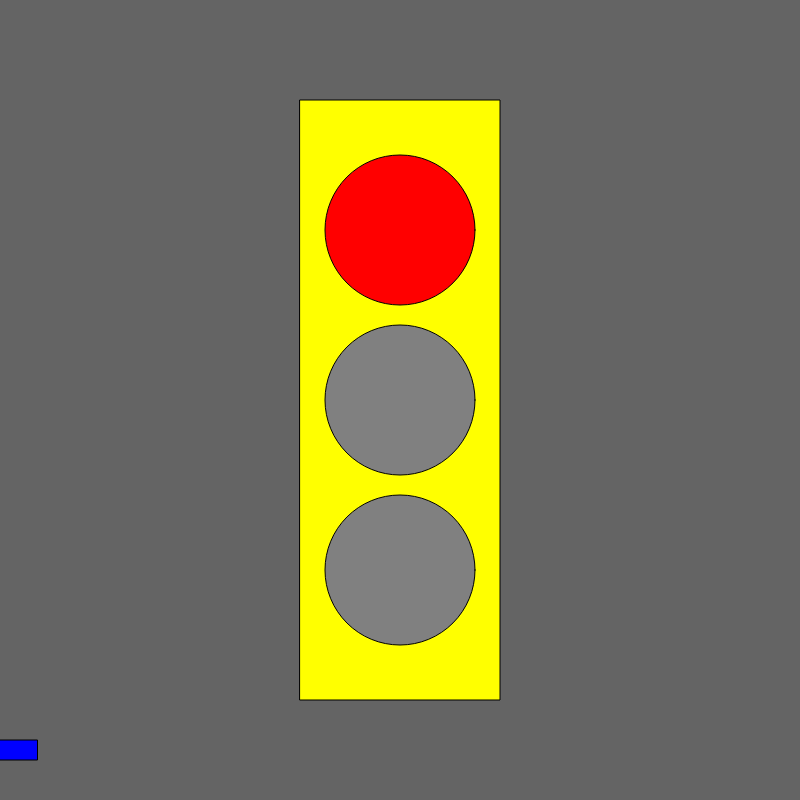
Frame 1 (no input)
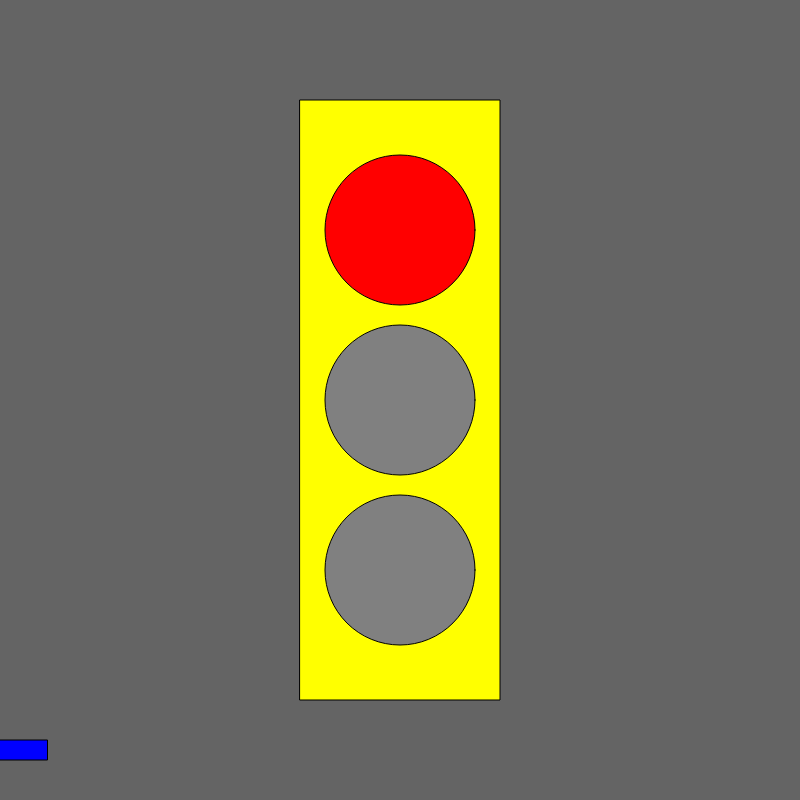
Frame 60 (no input)
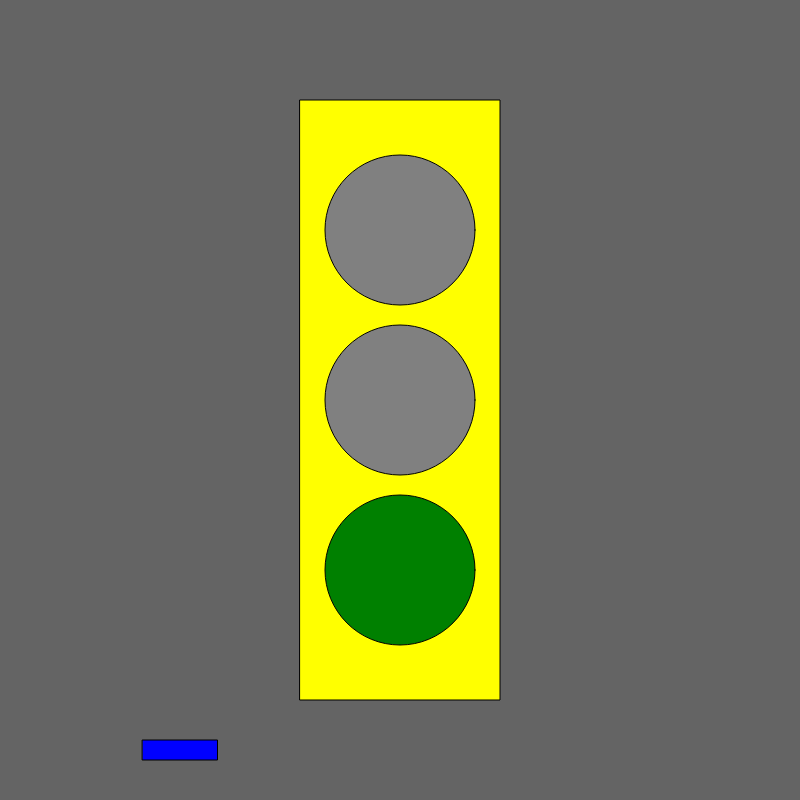
Frame 120 (the mouse pressed at the canvas centre since frame 60)

The p5.js sketch that drew these frames (run headless with seeded random() and noise() and a simulated clock; from frame 60 on, the mouse is pressed at the canvas centre):

// p5.js sketch
// ── sketch.js
let state = 0;
let timer = 0;
let x = 0;
let velocity = 10;

function setup() {
  createCanvas(800, 800);
  ellipseMode(CENTER);
  rectMode(CENTER);

}

function draw() {
  background(100);
  fill('yellow');
  rect(width/2, height/2, 200, 600);

  //car code
fill('blue');
rect(x, 750, 75, 20);
x = x + velocity;
if (x>width){
  x = 0;
}

switch(state) {

  case 0:
  fill('red');
  ellipse(width/2,height/2-170, 150, 150);
  fill('grey');
  ellipse(width/2,height/2, 150, 150);
  ellipse(width/2,height/2+170, 150, 150);
  velocity = 0;
  break;

  case 1:
  fill('grey');
  ellipse(width/2,height/2-170, 150, 150);
  ellipse(width/2,height/2, 150, 150);
  fill('green');
  ellipse(width/2,height/2+170, 150, 150);
  velocity = 10;
  break;

  case 2:
  fill('grey');
  ellipse(width/2,height/2-170, 150, 150);
  fill('yellow');
  ellipse(width/2,height/2, 150, 150);
  fill('grey');
  ellipse(width/2,height/2+170, 150, 150);
  velocity = 5;
  break;
}

timer = timer + 1;
if (timer > 100) {
  timer = 0;
  state++;
  if (state >2) state =0;
}
}

function mouseReleased(){
  state ++;
  if(state>2) state = 0;
}
